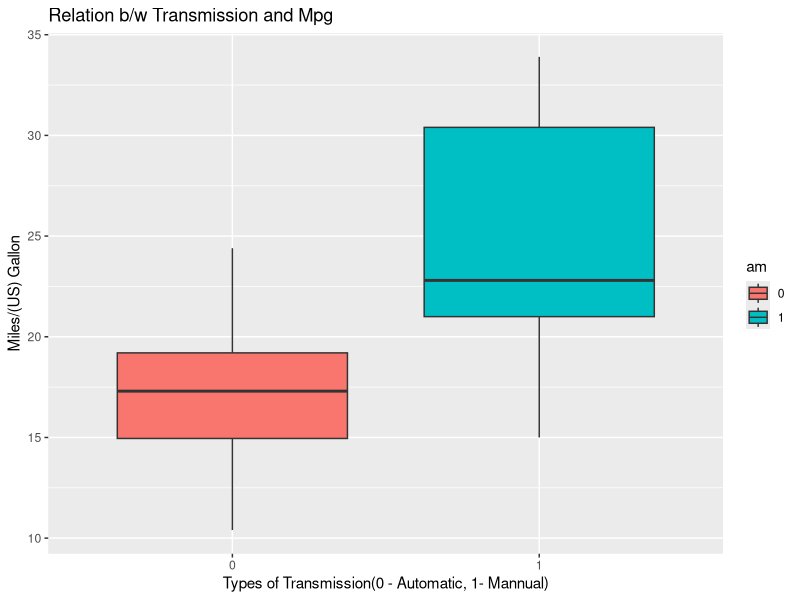
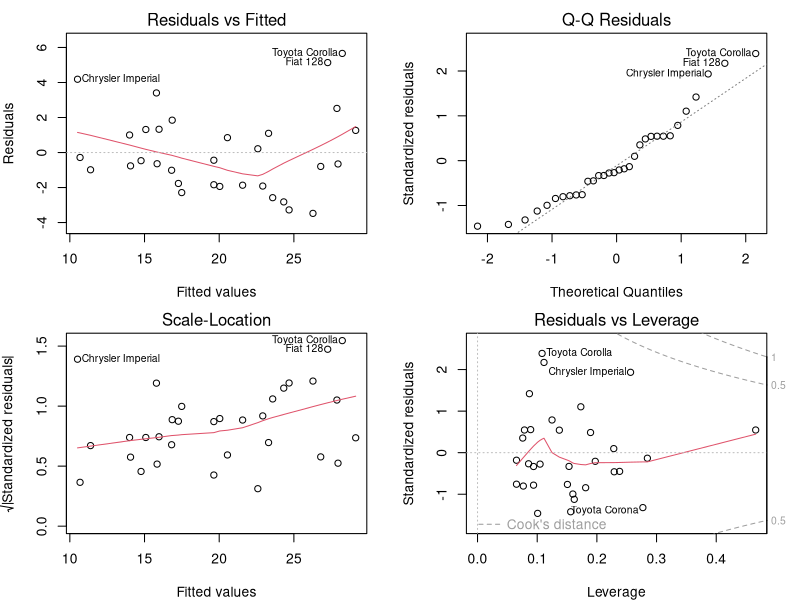
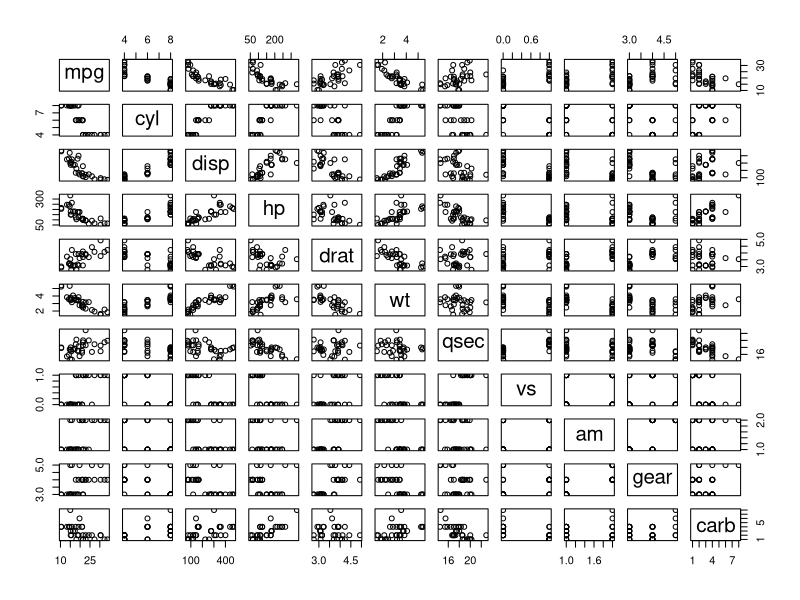

Recreate these plots in R, in order.
## ---- chunk 1
knitr::opts_chunk$set(warning = FALSE, message = FALSE,echo = TRUE)
## ---- chunk 2
#Loading Dataset mtcars.
library(ggplot2)
library(datasets)
data("mtcars")
#Summarizing data.
summary(mtcars$mpg)
## ---- chunk 3
mtcars$am <- as.factor(as.numeric(mtcars$am))
## ---- chunk 4
plot1 <- ggplot(data = mtcars, aes(x = am, y = mpg, fill = am)) + 
         geom_boxplot() + xlab("Types of Transmission(0 - Automatic, 1- Mannual)") +
         ylab("Miles/(US) Gallon") + ggtitle("Relation b/w Transmission and Mpg")

plot1
## ---- chunk 5
fit <- lm(mpg ~ factor(am), mtcars)
summary(fit)
## ---- chunk 6
fit2 <- lm(mpg  ~ . , mtcars)
summary(fit2)
## ---- chunk 7
fit3 <- lm(mpg ~ am + cyl + hp + wt, data = mtcars)
summary(fit3)
## ---- chunk 8
par(mar = c(4,4,2,2), mfrow = c(2,2))
plot(fit3)
## ---- chunk 9
par(mar = c(1,1,1,1))
pairs(mpg ~., mtcars)
